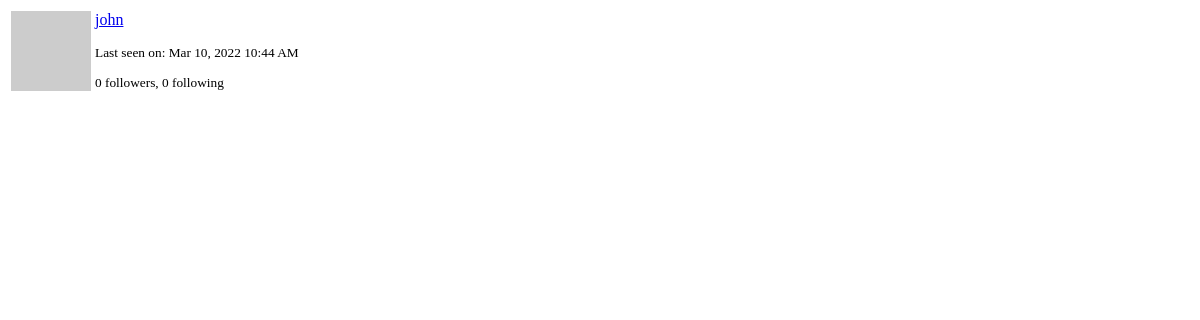
/user/john/popup (signed in), run on an earlier commit of the app's database.
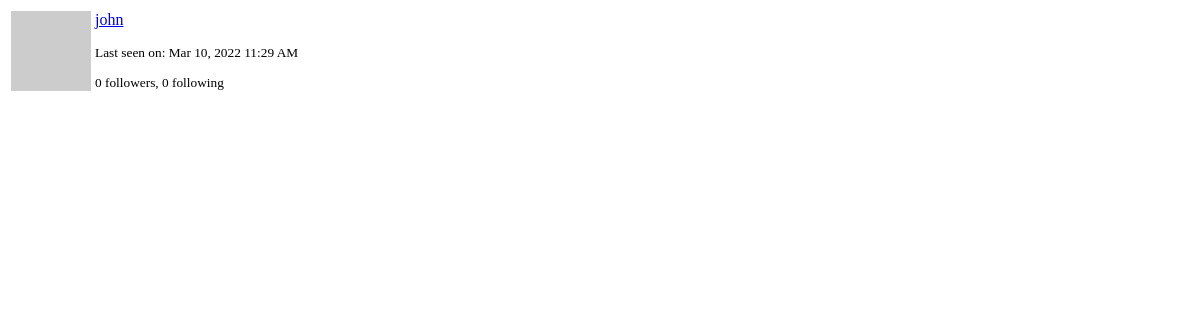
And on a later commit of the database.
### app/models.py (models this page shows, shortened)
class User(UserMixin, db.Model):
    id = db.Column(db.Integer, primary_key=True)
    username = db.Column(db.String(64), index=True, unique=True)
    email = db.Column(db.String(120), index=True, unique=True)
    password_hash = db.Column(db.String(128))
    about_me = db.Column(db.String(140))
    last_seen = db.Column(db.DateTime, default=datetime.utcnow)
    posts = db.relationship('Post', backref='author', lazy='dynamic')
    followed = db.relationship(
        'User', secondary=followers,
        primaryjoin=(followers.c.follower_id == id),
        secondaryjoin=(followers.c.followed_id == id),
        backref=db.backref('followers', lazy='dynamic'),
        lazy='dynamic'
    )
    def avatar(self, size):
        digest = md5(self.email.lower().encode('utf-8')).hexdigest()
        return 'https://www.gravatar.com/avatar/{}?d=identicon&s={}'.format(digest, size)

### app/main/routes.py (the view)
@bp.route('/user/<username>/popup')
@login_required
def user_popup(username):
    user = User.query.filter_by(username=username).first_or_404()
    form = EmptyForm()
    return render_template('user_popup.html', user=user, form=form)

### app/main/routes.py (called while the page is built)
@bp.before_app_request
def before_request():
    if current_user.is_authenticated:
        current_user.last_seen = datetime.utcnow()
        db.session.commit()
    g.locale = str(get_locale())

### app/models.py (called while the page is built)
@login.user_loader
def load_user(id):
    return User.query.get(int(id))

### app/templates/user_popup.html (shortened to what this page needs)
<table class="table">
    <tr>
        <td width="64" style="border: 0px;"><img src="{{ user.avatar(64) }}"></td>
        <td style="border: 0px;">
            <p><a href="{{ url_for('main.user', username=user.username) }}">{{ user.username }}</a></p>
            <small>
                {% if user.last_seen %}
                <p>{{ _('Last seen on') }}: {{ moment(user.last_seen).format('lll') }}</p>
                {% endif %}
                <p>{{ _('%(count)d followers', count=user.followers.count()) }}, {{ _('%(count)d following', count=user.followed.count()) }}</p>
            </small>
        </td>
    </tr>
</table>

What changed in the data, as far as the page shows it:
changed User "john": last_seen "Mar 10, 2022 10:44 AM" → "Mar 10, 2022 11:29 AM"
